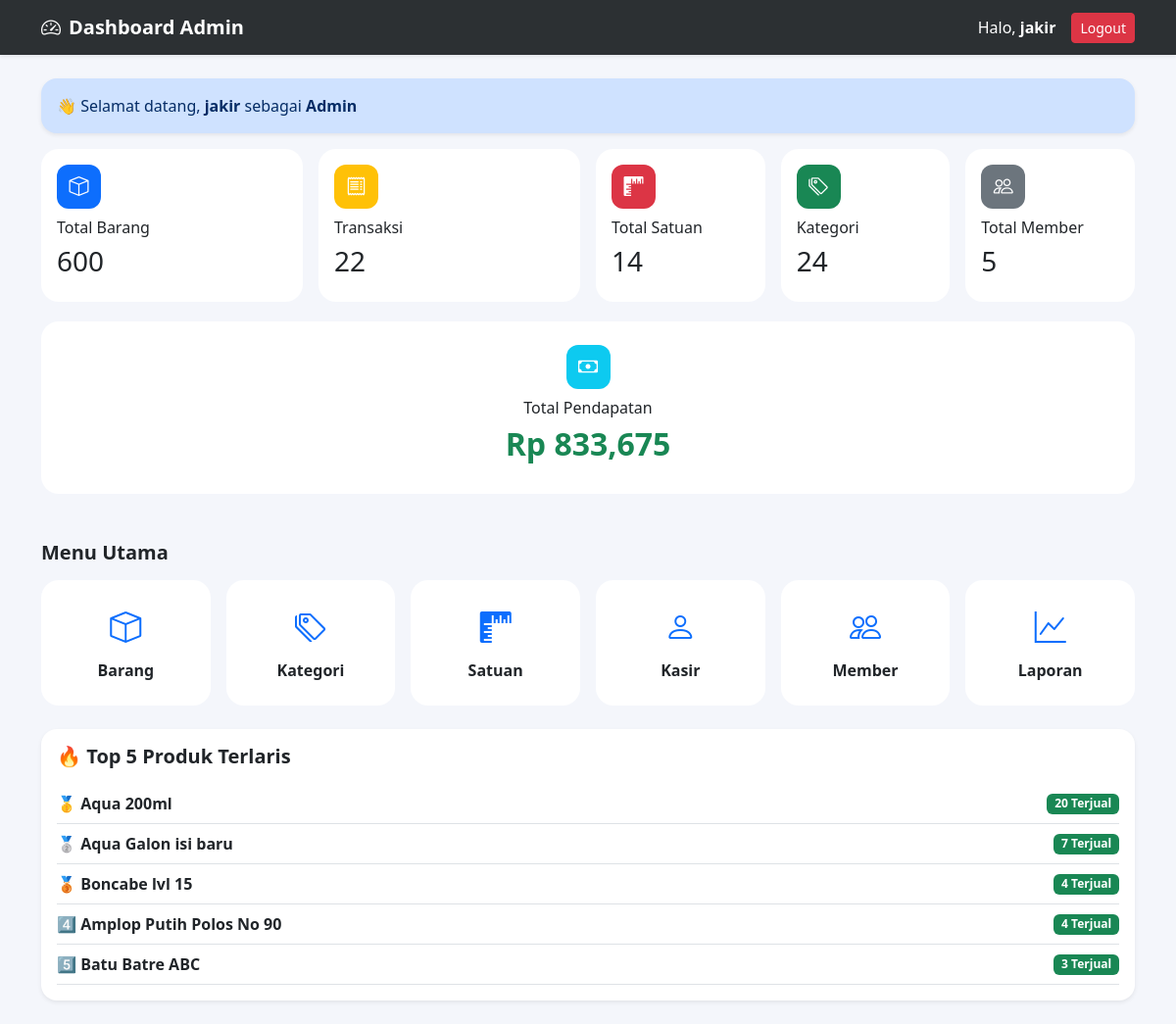
Before: /admin/index.php (signed in) with the older database file.
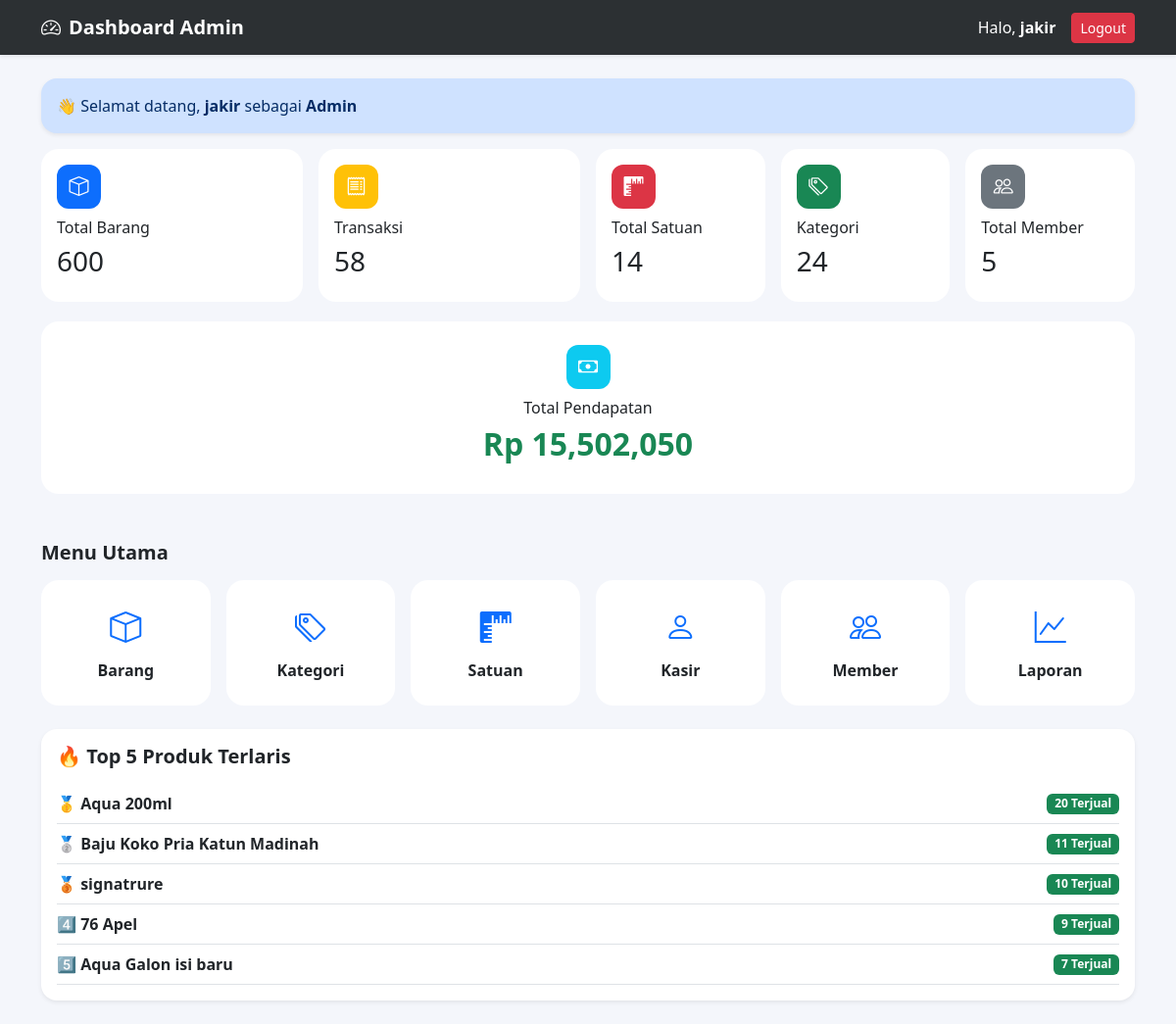
After: the same page with the newer database file.
### tables this page shows
CREATE TABLE `barang` (
  `id_barang` int NOT NULL,
  `id_kategori` int NOT NULL,
  `id_satuan` int NOT NULL,
  `nama_barang` varchar(100) NOT NULL,
  `harga` int NOT NULL,
  `stok` int NOT NULL DEFAULT '0',
  `created_at` timestamp NOT NULL DEFAULT CURRENT_TIMESTAMP
);

### admin/index.php (the view, shortened to what the changed rows need)
<?php
include '../config/db.php';
$total_transaksi = mysqli_num_rows(mysqli_query($koneksi, "SELECT * FROM transaksi"));
$qPendapatan = mysqli_query($koneksi, "SELECT SUM(total_harga) as total_pendapatan FROM transaksi WHERE status='dibayar'");
$dataPendapatan = mysqli_fetch_assoc($qPendapatan);
$total_pendapatan = $dataPendapatan['total_pendapatan'] ?? 0;
$query_best_seller = mysqli_query(
    $koneksi,
    "SELECT
        barang.id_barang,
        barang.nama_barang,
        barang.stok,
        SUM(detail_transaksi.qty) AS total_terjual
    FROM detail_transaksi
    INNER JOIN barang
        ON detail_transaksi.id_barang = barang.id_barang
    GROUP BY
        barang.id_barang,
        barang.nama_barang,
        barang.stok
    ORDER BY total_terjual DESC
    LIMIT 5"
);
?>
<!DOCTYPE html>
<html lang="id">
<head>
    <link href="https://cdn.jsdelivr.net/npm/bootstrap@5.3.8/dist/css/bootstrap.min.css" rel="stylesheet"
>
    <link rel="stylesheet" href="https://cdn.jsdelivr.net/npm/bootstrap-icons@1.11.3/font/bootstrap-icons.min.css">
</head>
<body>
    <div class="container py-4">
        <div class="row g-3">
            <div class="col-6 col-lg-3">
                <div class="card stat-card p-3 h-100">
                    <div class="icon-box bg-warning text-white">
                        <i class="bi bi-receipt"></i>
                    </div>
                    <h6>Transaksi</h6>
                    <h3><?= $total_transaksi ?></h3>
                </div>
            </div>
        </div>
        <div class="row g-3 mt-1">
            <div class="col-12">
                <div class="card stat-card p-4 text-center">
                    <div class="icon-box bg-info text-white mx-auto">
                        <i class="bi bi-cash"></i>
                    </div>
                    <h6>Total Pendapatan</h6>
                    <h2 class="text-success fw-bold">
                        Rp <?= number_format($total_pendapatan) ?>
                    </h2>
                </div>
            </div>
        </div>
        <div class="mt-5">
            <div class="row g-3 justify-content-center">
                <?php
                    $menu = [
                        ["Barang","barang/index.php","bi-box"],
                        ["Kategori","kategori/index.php","bi-tags"],
                        ["Satuan","satuan/index.php","bi-rulers"],
                        ["Kasir","kasir/index.php","bi-person"],
                        ["Member","member/index.php","bi-people"],
                        ["Laporan","laporan/index.php","bi-graph-up"]
                    ];
                    foreach($menu as $m):
                ?>
                <div class="col-6 col-md-4 col-lg-2">
                    <a href="<?= $m[1] ?>" class="text-decoration-none text-dark">
                        <div class="card menu-card text-center p-4 h-100">
                            <i class="bi <?= $m[2] ?> fs-2 text-primary"></i>
                            <div class="fw-bold mt-2"><?= $m[0] ?></div>
                        </div>
                    </a>
                </div>
                <?php endforeach; ?>
            </div>
        </div>
        <div class="row mt-4">
            <div class="col-12">
                <div class="card border-0 shadow-sm rounded-4">
                    <div class="card-body">
                        <div class="best-seller-scroll">
                            <?php if(mysqli_num_rows($query_best_seller) > 0): ?>
                            <?php
                                $ranking = 1;
                                while($best = mysqli_fetch_assoc($query_best_seller)):
                            ?>
                            <div class="d-flex justify-content-between align-items-center border-bottom py-2">
                                <div class="fw-semibold">
                                    <?php
                            if ($ranking == 1) echo "🥇";
                            elseif ($ranking == 2) echo "🥈";
                            elseif ($ranking == 3) echo "🥉";
                            elseif ($ranking == 4) echo "4️⃣";
                            else echo "5️⃣";
                            ?>
                                    <?= htmlspecialchars($best['nama_barang']); ?>
                                </div>
                                <span class="badge bg-success">
                                    <?= number_format($best['total_terjual']); ?> Terjual
                                </span>
                            </div>
                            <?php
                                $ranking++;
                                endwhile;
                            ?>
                            <?php else: ?>
                            <div class="text-center text-muted">
                                Belum ada data penjualan
                            </div>
                            <?php endif; ?>
                        </div>
                    </div>
                </div>
            </div>
        </div>
    </div>
</body>
</html>

Changed rows visible on the page:
no longer on this page (row unchanged): barang: nama_barang "Boncabe lvl 15", total_terjual "4"
no longer on this page (row edited): barang: shows "4️⃣", nama_barang "Amplop Putih Polos No 90", total_terjual "4"
no longer on this page (row unchanged): barang: shows "5️⃣", nama_barang "Batu Batre ABC", total_terjual "3"
now on this page (row edited): barang: nama_barang "Baju Koko Pria Katun Madinah", total_terjual "11"
now on this page (row unchanged): barang: nama_barang "signatrure", total_terjual "10"
now on this page (row edited): barang: shows "4️⃣", nama_barang "76 Apel", total_terjual "9"
computed for barang "Aqua Galon isi baru": text "🥈" → "5️⃣"
Other visible differences:
$total_transaksi: "22" → "58"
$total_pendapatan: "833,675" → "15,502,050"
